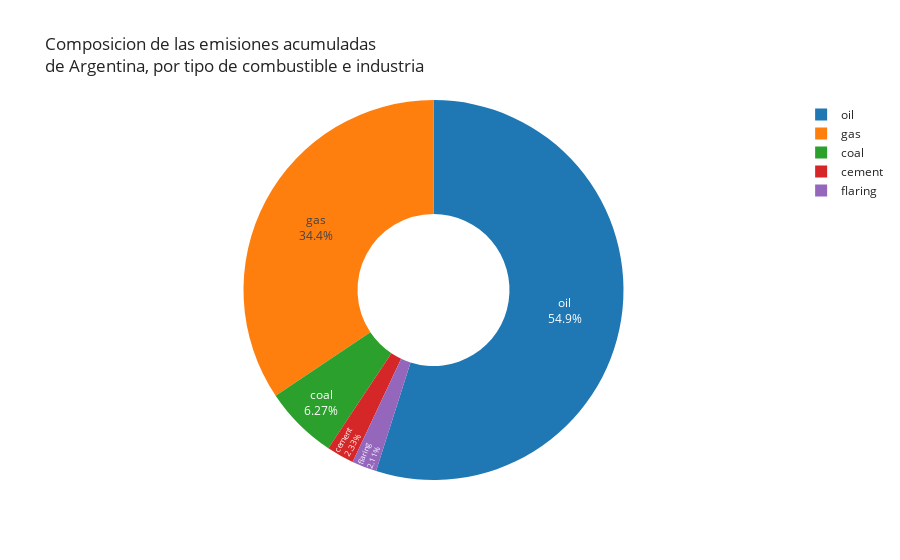

Notebook code cell kept with this figure:
### Markdown cell above
Entonces...

Si consideramos las emisiones acumuladas de CO2 en Argentina, el petróleo ha sido el principal contribuyente en comparación con el gas. Aunque las emisiones de gas han experimentado una dinámica significativa en los últimos años, en términos acumulativos aún no han superado el volumen de emisiones generado por el petróleo en Argentina. Esto indica que a lo largo del tiempo, el petróleo ha tenido un impacto mayor en las emisiones acumuladas de CO2 en el país.

### Code cell
fila = grafico3.iloc[-1]
dic = fila.to_dict()
subdic = {k.split('_')[1]: v for k, v in dic.items() if k.startswith('cumulative_')}

labels = list(subdic.keys())
values = list(subdic.values())

df = pd.DataFrame({'labels': labels, 'values': values})
df = df.drop([3, 7])


fig = px.pie(df, values='values', names='labels', 
             title='Composicion de las emisiones acumuladas <br>de Argentina, por tipo de combustible e industria',
             template="simple_white")
fig.update_traces(textposition='inside', textinfo='percent+label', hole=.4)

fig.show()

### Figure 1 — Plotly figure (JSON) as saved in the notebook; plotly's stock layout.template omitted (floating-point values rounded to 4 significant figures)
{"data": [{"domain": {"x": [0, 1], "y": [0, 1]}, "hole": 0.4, "hovertemplate": "labels=%{label}<br>value=%{value}<extra></extra>", "labels": ["coal", "flaring", "gas", "oil", "other", "cement"], "legendgroup": "", "name": "", "showlegend": true, "textinfo": "percent+label", "textposition": "inside", "type": "pie", "values": [541.6, 182.5, 2970.0, 4740.0, null, 201.6]}], "layout": {"legend": {"tracegroupgap": 0}, "title": {"text": "Composicion de las emisiones acumuladas <br>de Argentina, por tipo de combustible e industria"}}}
